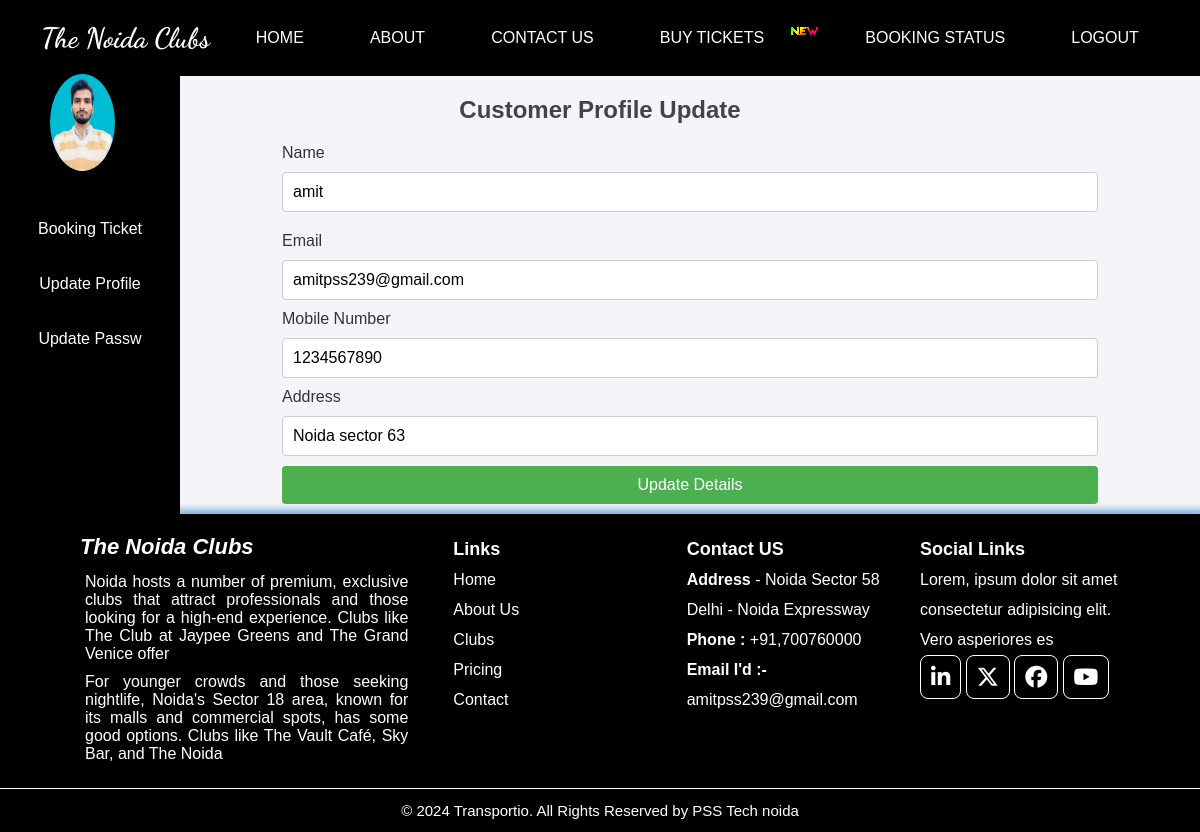
The page /Html/CustomerProfileUpdate.php (signed in) on the database its author committed.
### tables this page shows
CREATE TABLE `customerreg` (
  `Sr` int(10) NOT NULL,
  `Customer_Name` varchar(255) NOT NULL,
  `email` varchar(255) NOT NULL,
  `mobile` int(10) NOT NULL,
  `Password` varchar(255) NOT NULL,
  `Address` varchar(255) NOT NULL
);

### Html/CustomerProfileUpdate.php (the view, shortened to what this page needs)
<?php
include("db.php");
$user = $_SESSION['user'];
$sql = "SELECT * FROM customerreg where email=?";
$stmt = $conn->prepare($sql);
$stmt->bind_param("s", $user['email']);
$stmt->execute();
$result = $stmt->get_result();
if ($result->num_rows > 0) {
    $userDetails = $result->fetch_assoc();
} else {
    echo "Some thing went wrong";
}
?>
<!DOCTYPE html>
<html lang="en">
<head>
    <link rel="stylesheet" href="https://cdn.jsdelivr.net/npm/sweetalert2@11.4.26/dist/sweetalert2.min.css">
    <link rel="stylesheet" href="../css/index.css">
    <link rel="stylesheet" href="https://cdnjs.cloudflare.com/ajax/libs/font-awesome/6.7.2/css/all.min.css">
</head>
<body>
    <nav>
        <h4 id="thenoida">The Noida Clubs</h4>
        <a href="index.php">Home</a>
        <a href="about.php">About</a>
        <a href="contact.php">Contact Us</a>
        <a href="../Html/buyticket.php">Buy Tickets</a><img src="../image/new.gif" alt="">
        <a href="status.php" id="status">Booking Status</a>
        <a href="logout.php">Logout</a>
    </nav>
    <h2 id="h2">Customer Profile Update</h2>
    <div class="profile">
        <div class="profile-left">
            <div class="logo">
                <img src="../image/amit.png" alt="image">
            </div>
            <ul>
                <li><a href="CustomerProfile.php"><i class="fa-solid fa-left-long"></i> Back To Profile</a></li>
                <li><a href="CustomerBookingHistory.php">Booking Ticket</a></li>
                <li><a href="CustomerProfileUpdate.php">Update Profile</a></li>
                <li><a href="CustomerPasswordUpdate.php">Update Passw</a></li>
            </ul>
        </div>
        <div class="details">
            <form action="" method="POST">
                <label for="">Name</label>
                <input type="text" name="name" value="<?php echo htmlspecialchars($userDetails['Customer_Name']); ?>">
                <label for="">Email</label>
                <input type="email" name="email" value="<?php echo htmlspecialchars($userDetails['email']); ?>">
                <label for="">Mobile Number</label>
                <input type="text" id="mobile" name="mobile" required placeholder="Enter your Phone" minlength="10"
                    maxlength="10" oninput="this.value = this.value.replace(/[^0-9]/g, '');" value="<?php echo htmlspecialchars($userDetails['mobile']); ?>">
                <label for="">Address</label>
                <input type="text" name="address" value="<?php echo htmlspecialchars($userDetails['Address']); ?>">
                <input type="submit" Value="Update Details">
            </form>
        </div>
    </div>
    <div class="footer">
        <div class="fleft">
            <h4>The Noida Clubs</h4>
            <p>Noida hosts a number of premium, exclusive clubs that attract professionals and those looking for a
                high-end experience. Clubs like The Club at Jaypee Greens and The Grand Venice offer </p>
            <p>For younger crowds and those seeking nightlife, Noida's Sector 18 area, known for its malls and
                commercial spots, has some good options. Clubs like The Vault Café, Sky Bar, and The Noida </p>
        </div>
        <div class="fright">
            <ul>
                <span>Links</span>
                <li>Home</li>
                <li>About Us</li>
                <li>Clubs</li>
                <li>Pricing</li>
                <li>Contact</li>
            </ul>
            <ul>
                <span>Contact US</span>
                <li><b>Address</b> - Noida Sector 58 </li>
                <li>Delhi - Noida Expressway </li>
                <li><b>Phone :</b> +91,700760000</li>
                <li><b>Email I'd :-</b>amitpss239@gmail.com</li>
            </ul>
            <ul>
                <span>Social Links</span>
                <li>Lorem, ipsum dolor sit amet consectetur adipisicing elit. Vero asperiores es</li>
                <li><a href="#"><i class="fa-brands fa-linkedin-in"></i></a>
                    <a href="#"><i class="fa-brands fa-x-twitter"></i></a>
                    <a href="#"><i class="fa-brands fa-facebook"></i></a>
                    <a href="#"><i class="fa-brands fa-youtube"></i></a>
                </li>
            </ul>
        </div>
    </div>
    <div class="ftext">
        <p>© 2024 Transportio. All Rights Reserved by PSS Tech noida </p>
    </div>
</body>
</html>

### css/index.css (style rules this page uses)
* { padding: 0; margin: 0; }
nav { background-color: black; padding: 15px; text-align: center; display: flex; align-items: center; justify-content: space-evenly; }
nav img { margin-top: -15px; margin-left: -21px; }
nav a { color: white; padding: 14px 20px; text-decoration: none; text-transform: uppercase; }
#thenoida { font-size: 28px; color: white; font-family: "Dancing Script", cursive; font-optical-sizing: auto; font-style: normal; font-weight: revert-layer; }
.text h4, h5, p { padding: 3px; }
.footer { background-color: black; color: white; display: flex; box-shadow: 0 0 6px 5px rgba(58, 138, 208, 0.57); }
.fleft { width: 30%; margin-left: 5%; padding: 20px; }
.fleft p { padding: 5px; text-align: justify; }
.fleft h4 { font-size: 22px; margin-bottom: 8px; font-style: italic; text-align: left; }
.fright { display: flex; justify-content: space-between; text-align: center; margin-right: 5%; width: 60%; padding: 20px; }
.fright ul { list-style-type: none; line-height: 30px; text-align: left; width: 30%; }
.fright span { font-weight: bold; font-size: 18px; }
.fa-brands { font-size: 22px; color: white; padding: 10px; border: .2px solid white; border-radius: 8px; }
.ftext { text-align: center; background-color: black; color: white; padding: 10px; box-shadow: 0 0 0px 0px rgba(208, 141, 58, 0.57); }
body { font-family: Arial, sans-serif; }

### Html/CustomerProfileUpdate.php (style rules this page uses)
body { font-family: Arial, sans-serif; margin: 0; padding: 0; background-color: #f4f4f9; color: #333; }
#h2 { text-align: center; color: #444; font-size: 24px; padding: 20px; }
.details { display: flex; margin-bottom: 10px; width: 85%; justify-content: center; align-items: center; }
.ftext { text-align: center; background-color: black; color: white; padding: 10px; font-size: 15px; box-shadow: 0 0 0px 0px rgba(208, 141, 58, 0.57); }
.profile-left { background-color: black; width: 15%; }
.profile-left ul li { list-style-type: none; align-items: center; justify-content: center; display: flex; margin-top: 5px; }
.profile-left ul li a { text-decoration: none; height: 100%; height: 100%; color: white; line-height: 50px; }
.profile { display: flex; }
.logo { height: 13%; position: absolute; margin-top: -70px; background-color: black; width: 15%; }
.logo img { width: 36%; border-radius: 100%; height: 90%; margin-left: 28%; }
form { display: flex; flex-direction: column; gap: 10px; width: 80%; }
input[type="text"], input[type="email"] { padding: 10px; font-size: 16px; width: 100%; box-sizing: border-box; border-radius: 4px; border: 1px solid #ccc; }
input[type="submit"] { background-color: #4CAF50; color: white; padding: 10px; border: none; cursor: pointer; border-radius: 4px; font-size: 16px; }

### rows shown on the page
customerreg: name "amit", email "amitpss239@gmail.com", mobile "1234567890", address "Noida sector 63"
